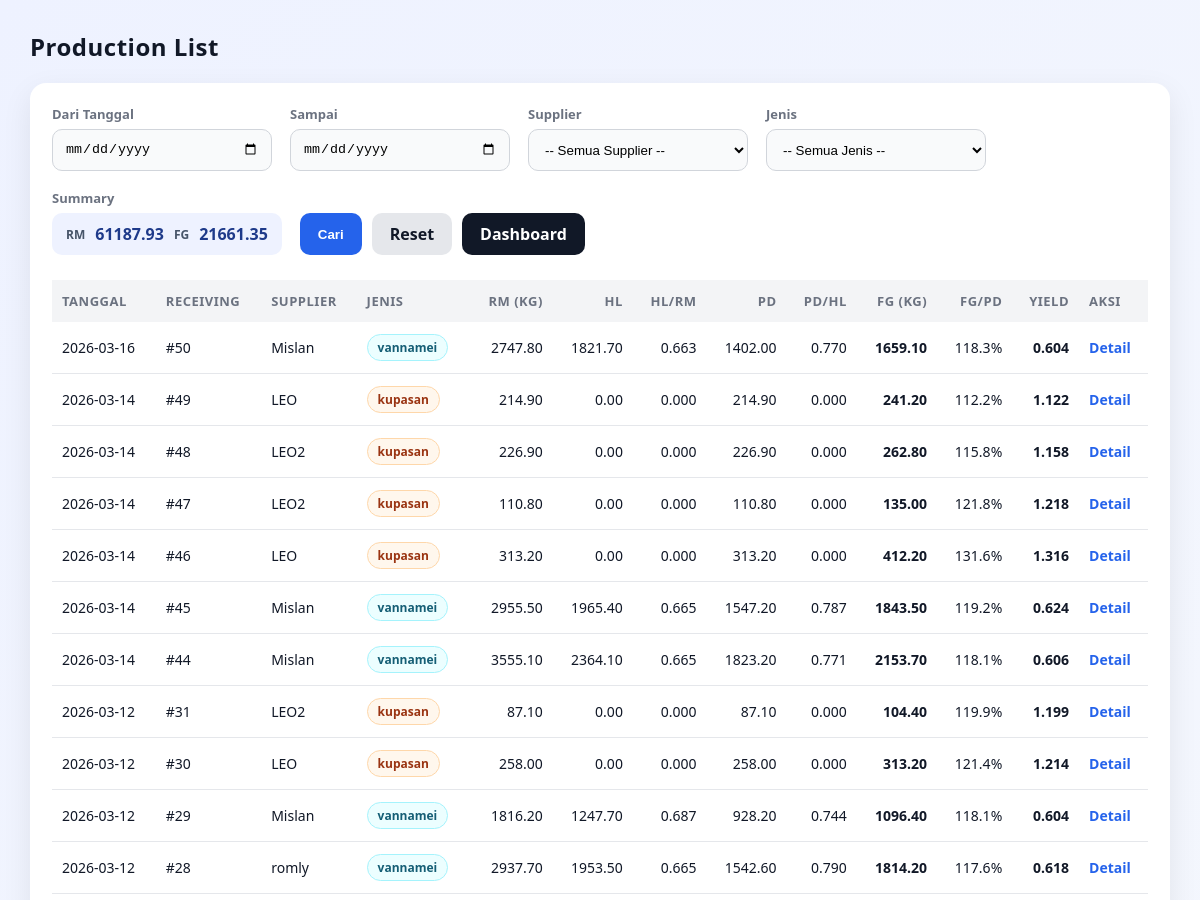
Before: /production/list (upper part) with the older database file.
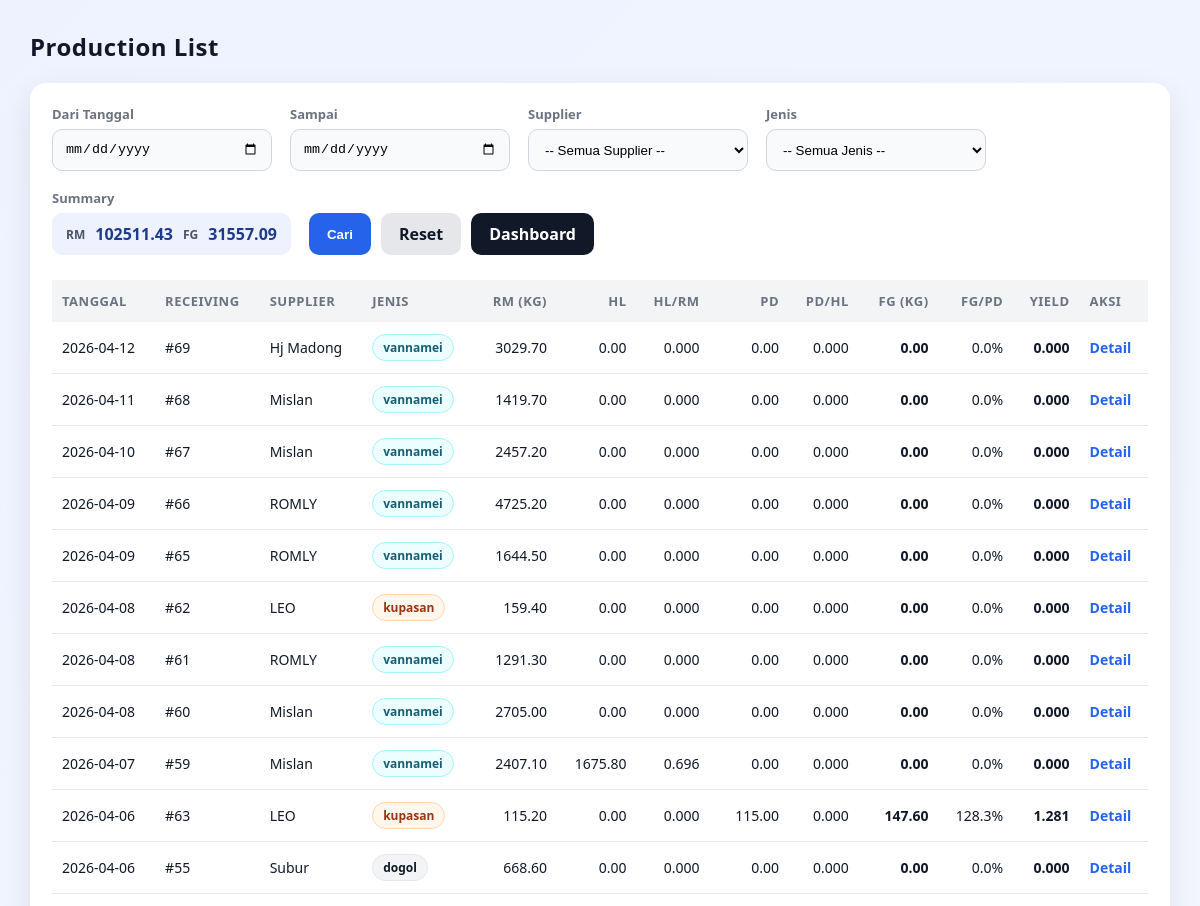
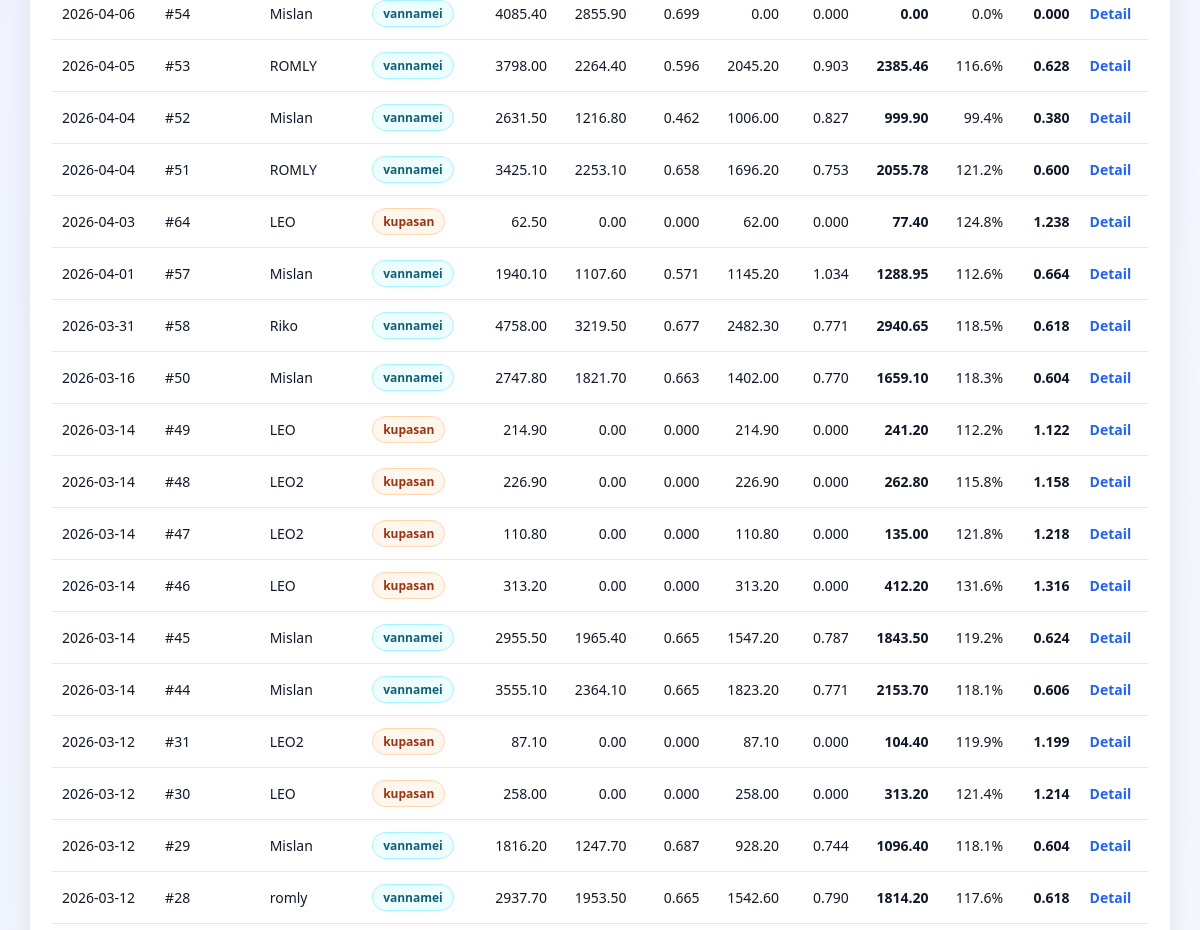
After: the same page with the newer database file (2 pictures, top to bottom).
### tables this page shows
CREATE TABLE receiving_header (
            id INTEGER PRIMARY KEY AUTOINCREMENT,
            receiving_no INTEGER NOT NULL UNIQUE,
            tanggal TEXT NOT NULL,
            supplier TEXT NOT NULL,
            jenis TEXT NOT NULL,
            fiber REAL DEFAULT 0,
            created_at TEXT DEFAULT (datetime('now','localtime'))
        );

### production/routes.py (the view)
@production_bp.route("/list")
def production_list():
    start = (request.args.get("start") or "").strip()
    end = (request.args.get("end") or "").strip()
    supplier = (request.args.get("supplier") or "").strip()
    jenis = (request.args.get("jenis") or "").strip().lower()
    conn = get_conn()
    try:
        rows = conn.execute("""
            SELECT
                rh.tanggal,
                rh.id AS receiving_id,
                rh.receiving_no,
                rh.supplier,
                rh.jenis,

                COALESCE(rm.rm_kg, 0) AS rm_kg,
                COALESCE(p.hl_kg, 0) AS hl_kg,
                COALESCE(pack.pd_kg, 0) AS pd_kg,
                COALESCE(pack.fg_kg, 0) AS fg_kg

            FROM receiving_header rh

            LEFT JOIN (
                SELECT header_id, SUM(netto) AS rm_kg
                FROM receiving_item
                GROUP BY header_id
            ) rm ON rm.header_id = rh.id

            LEFT JOIN production p ON p.receiving_id = rh.id

            LEFT JOIN (
                SELECT
                    production_id,
                    SUM(kupas_kg) AS pd_kg,
                    SUM((mc_qty * packs_per_mc + pack_qty) * pack_weight_g / 1000.0) AS fg_kg
                FROM production_packing
                GROUP BY production_id
            ) pack ON pack.production_id = p.id

            WHERE 1=1
              AND (? = '' OR rh.tanggal >= ?)
              AND (? = '' OR rh.tanggal <= ?)
              AND (? = '' OR LOWER(rh.supplier) = LOWER(?))
              AND (? = '' OR LOWER(rh.jenis) = ?)

            ORDER BY rh.tanggal DESC, rh.id DESC
        """, (
            start, start,
            end, end,
            supplier, supplier,
            jenis, jenis
        )).fetchall()
        rows = [dict(r) for r in rows]
        total_rm = sum((r.get("rm_kg") or 0) for r in rows)
        total_fg = sum((r.get("fg_kg") or 0) for r in rows)
        return render_template(
            "production/list.html",
            rows=rows,
            start=start,
            end=end,
            supplier=supplier,
            jenis=jenis,
            total_rm=total_rm,
            total_fg=total_fg
        )
    finally:
        conn.close()

### helpers/db.py (called while the page is built)
def get_conn():
    conn = sqlite3.connect(DB_PATH, timeout=30)
    conn.row_factory = sqlite3.Row
    conn.execute("PRAGMA foreign_keys = ON;")
    conn.execute("PRAGMA journal_mode = WAL;")
    return conn

### templates/production/list.html (shortened to what this page needs)
<!doctype html>
<html lang="id">
<head>
</head>
<body>
<div class="top">
  <h2>Production List</h2>
</div>
<div class="card">
  <form method="get" action="/production/list" class="filter-row">
    <div class="filter-item">
      <label>Dari Tanggal</label>
      <input type="date" name="start" value="{{ start or '' }}">
    </div>
    <div class="filter-item">
      <label>Sampai</label>
      <input type="date" name="end" value="{{ end or '' }}">
    </div>
    <div class="filter-item">
      <label>Supplier</label>
      <select id="supplier" name="supplier"></select>
    </div>
    <div class="filter-item">
      <label>Jenis</label>
      <select id="jenis" name="jenis"></select>
    </div>
    <div class="filter-item">
      <label>Summary</label>
      <div class="summary-pill">
        <span>RM</span> {{ "%.2f"|format(total_rm or 0) }}
        <span>FG</span> {{ "%.2f"|format(total_fg or 0) }}
      </div>
    </div>
    <div class="filter-actions">
      <button class="btn btn-primary" type="submit">Cari</button>
      <a class="btn btn-ghost" href="/production/list">Reset</a>
      <a class="btn btn-secondary" href="/dashboard">Dashboard</a>
    </div>
  </form>
  <table>
    <thead>
      <tr>
        <th>Tanggal</th>
        <th>Receiving</th>
        <th>Supplier</th>
        <th>Jenis</th>
        <th class="right">RM (kg)</th>
        <th class="right">HL</th>
        <th class="right">HL/RM</th>
        <th class="right">PD</th>
        <th class="right">PD/HL</th>
        <th class="right">FG (kg)</th>
        <th class="right">FG/PD</th>
        <th class="right">Yield</th>
        <th>Aksi</th>
      </tr>
    </thead>
    <tbody>
      {% for r in rows %}
        {% set rm = r.rm_kg or 0 %}
        {% set hl = r.hl_kg or 0 %}
        {% set pd = r.pd_kg or 0 %}
        {% set fg = r.fg_kg or 0 %}
        <tr>
          <td>{{ r.tanggal }}</td>
          <td>#{{ r.receiving_id }}</td>
          <td>{{ r.supplier }}</td>
          <td>
            {% set j = (r.jenis or '')|lower %}
            <span class="pill {{ j }}">{{ r.jenis or '-' }}</span>
          </td>
          <td class="right">{{ "%.2f"|format(rm) }}</td>
          <td class="right">{{ "%.2f"|format(hl) }}</td>
          <td class="right">{{ "%.3f"|format(hl/rm if rm>0 else 0) }}</td>
          <td class="right">{{ "%.2f"|format(pd) }}</td>
          <td class="right">{{ "%.3f"|format(pd/hl if hl>0 else 0) }}</td>
          <td class="right total-bold">{{ "%.2f"|format(fg) }}</td>
          <td class="right">{{ "%.1f"|format((fg/pd*100) if pd>0 else 0) }}%</td>
          <td class="right total-bold">{{ "%.3f"|format(fg/rm if rm>0 else 0) }}</td>
          <td>
            <div class="aksi">
              <a href="/production/detail/{{ r.receiving_id }}">Detail</a>
            </div>
          </td>
        </tr>
      {% endfor %}
    </tbody>
  </table>
</div>
</body>
</html>

Changed rows visible on the page:
added receiving_header: tanggal "2026-04-12", receiving_id "69", supplier "Hj Madong", jenis "vannamei", rm "3029.70", hl "0.00", hl "0.000", pd "0.00", pd "0.000", fg "0.00", value "0.0", fg "0.000"
added receiving_header: tanggal "2026-04-11", receiving_id "68", supplier "Mislan", jenis "vannamei", rm "1419.70", hl "0.00", hl "0.000", pd "0.00", pd "0.000", fg "0.00", value "0.0", fg "0.000"
added receiving_header: tanggal "2026-04-10", receiving_id "67", supplier "Mislan", jenis "vannamei", rm "2457.20", hl "0.00", hl "0.000", pd "0.00", pd "0.000", fg "0.00", value "0.0", fg "0.000"
added receiving_header: tanggal "2026-04-09", receiving_id "66", supplier "ROMLY", jenis "vannamei", rm "4725.20", hl "0.00", hl "0.000", pd "0.00", pd "0.000", fg "0.00", value "0.0", fg "0.000"
added receiving_header: tanggal "2026-04-09", receiving_id "65", supplier "ROMLY", jenis "vannamei", rm "1644.50", hl "0.00", hl "0.000", pd "0.00", pd "0.000", fg "0.00", value "0.0", fg "0.000"
added receiving_header: tanggal "2026-04-08", receiving_id "62", supplier "LEO", jenis "kupasan", rm "159.40", hl "0.00", hl "0.000", pd "0.00", pd "0.000", fg "0.00", value "0.0", fg "0.000"
added receiving_header: tanggal "2026-04-08", receiving_id "61", supplier "ROMLY", jenis "vannamei", rm "1291.30", hl "0.00", hl "0.000", pd "0.00", pd "0.000", fg "0.00", value "0.0", fg "0.000"
added receiving_header: tanggal "2026-04-08", receiving_id "60", supplier "Mislan", jenis "vannamei", rm "2705.00", hl "0.00", hl "0.000", pd "0.00", pd "0.000", fg "0.00", value "0.0", fg "0.000"
added receiving_header: tanggal "2026-04-07", receiving_id "59", supplier "Mislan", jenis "vannamei", rm "2407.10", hl "1675.80", hl "0.696", pd "0.00", pd "0.000", fg "0.00", value "0.0", fg "0.000"
added receiving_header: tanggal "2026-04-06", receiving_id "63", supplier "LEO", jenis "kupasan", rm "115.20", hl "0.00", hl "0.000", pd "115.00", pd "0.000", fg "147.60", value "128.3", fg "1.281"
added receiving_header: tanggal "2026-04-06", receiving_id "55", supplier "Subur", jenis "dogol", rm "668.60", hl "0.00", hl "0.000", pd "0.00", pd "0.000", fg "0.00", value "0.0", fg "0.000"
added receiving_header: tanggal "2026-04-06", receiving_id "54", supplier "Mislan", jenis "vannamei", rm "4085.40", hl "2855.90", hl "0.699", pd "0.00", pd "0.000", fg "0.00", value "0.0", fg "0.000"
added receiving_header: tanggal "2026-04-05", receiving_id "53", supplier "ROMLY", jenis "vannamei", rm "3798.00", hl "2264.40", hl "0.596", pd "2045.20", pd "0.903", fg "2385.46", value "116.6", fg "0.628"
added receiving_header: tanggal "2026-04-04", receiving_id "52", supplier "Mislan", jenis "vannamei", rm "2631.50", hl "1216.80", hl "0.462", pd "1006.00", pd "0.827", fg "999.90", value "99.4", fg "0.380"
added receiving_header: tanggal "2026-04-04", receiving_id "51", supplier "ROMLY", jenis "vannamei", rm "3425.10", hl "2253.10", hl "0.658", pd "1696.20", pd "0.753", fg "2055.78", value "121.2", fg "0.600"
added receiving_header: tanggal "2026-04-03", receiving_id "64", supplier "LEO", jenis "kupasan", rm "62.50", hl "0.00", hl "0.000", pd "62.00", pd "0.000", fg "77.40", value "124.8", fg "1.238"
added receiving_header: tanggal "2026-04-01", receiving_id "57", supplier "Mislan", jenis "vannamei", rm "1940.10", hl "1107.60", hl "0.571", pd "1145.20", pd "1.034", fg "1288.95", value "112.6", fg "0.664"
added receiving_header: tanggal "2026-03-31", receiving_id "58", supplier "Riko", jenis "vannamei", rm "4758.00", hl "3219.50", hl "0.677", pd "2482.30", pd "0.771", fg "2940.65", value "118.5", fg "0.618"
Other visible differences:
{{ "%.2f"|format(total_rm or 0) }}: "61187.93" → "102511.43"
{{ "%.2f"|format(total_fg or 0) }}: "21661.35" → "31557.09"
